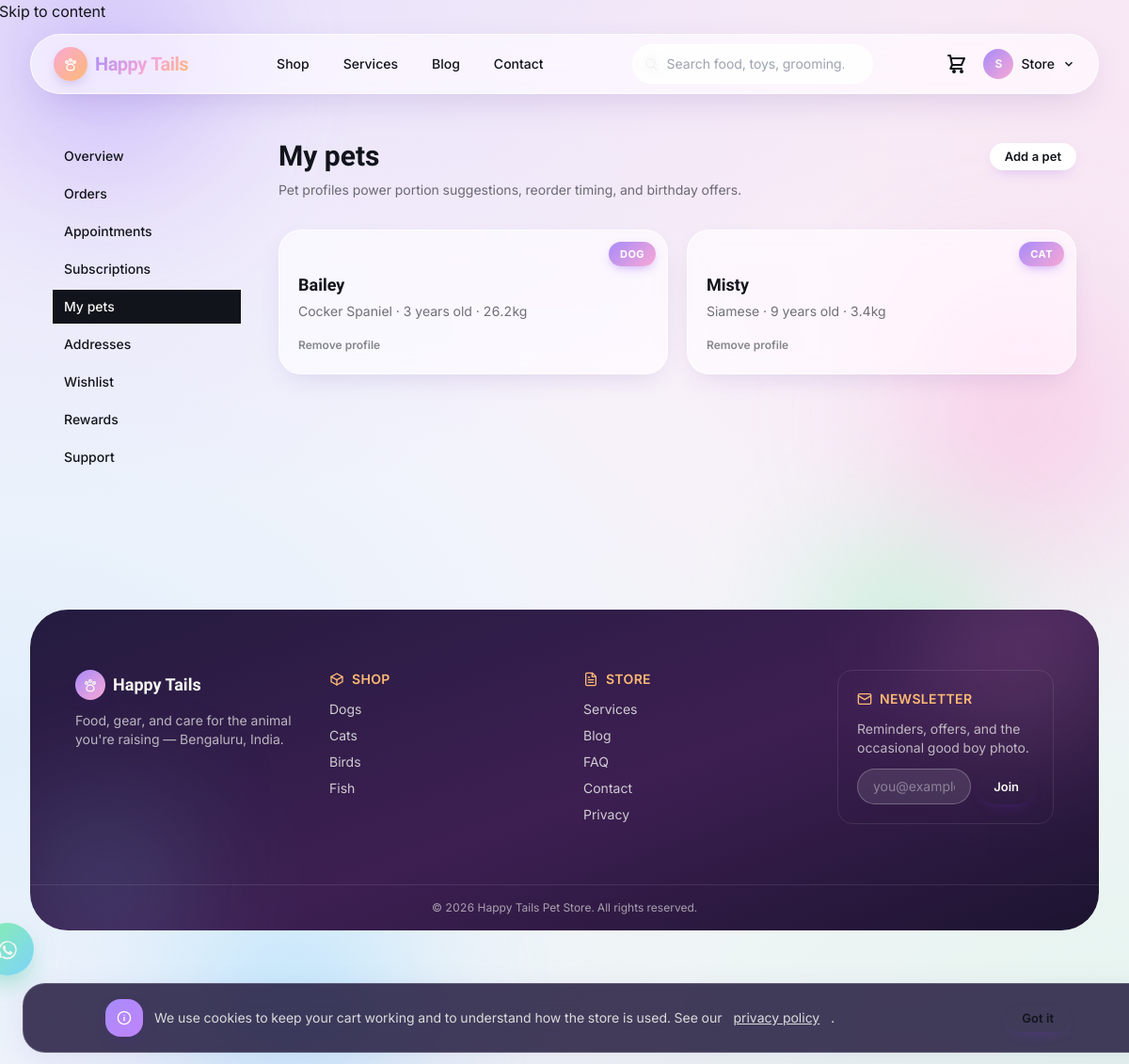
/account/pets (signed in), run on the app's committed database.
### tables this page shows
CREATE TABLE users (
    id INTEGER PRIMARY KEY AUTOINCREMENT,
    role_id INT NOT NULL,
    name VARCHAR(150) NOT NULL,
    email VARCHAR(191) NOT NULL,
    phone VARCHAR(20) NULL,
    referral_code VARCHAR(20) NULL,
    google_id VARCHAR(50) NULL,
    password_hash VARCHAR(255) NULL,
    is_active INTEGER NOT NULL DEFAULT 1,
    email_verified_at DATETIME NULL,
    two_factor_secret VARCHAR(191) NULL,
    two_factor_enabled INTEGER NOT NULL DEFAULT 0,
    must_reset_password INTEGER NOT NULL DEFAULT 0,
    last_login_at DATETIME NULL,
    last_login_ip VARCHAR(45) NULL,
    created_at DATETIME NOT NULL,
    updated_at DATETIME NOT NULL,
    deleted_at DATETIME NULL,
    CONSTRAINT users_role_fk FOREIGN KEY (role_id) REFERENCES roles(id)
    );

CREATE TABLE pets (
    id INTEGER PRIMARY KEY AUTOINCREMENT,
    user_id INT NOT NULL,
    name VARCHAR(100) NOT NULL,
    species TEXT NOT NULL CHECK (species IN ('dog','cat','bird','fish','small_pet','other')),
    breed VARCHAR(100) NULL,
    sex TEXT NOT NULL DEFAULT 'unknown' CHECK (sex IN ('male','female','unknown')),
    birthday DATE NULL,
    weight_grams INT NULL,
    allergies VARCHAR(500) NULL,
    photo_path VARCHAR(255) NULL,
    notes VARCHAR(500) NULL,
    created_at DATETIME NOT NULL,
    updated_at DATETIME NOT NULL,
    deleted_at DATETIME NULL,
    CONSTRAINT pets_user_fk FOREIGN KEY (user_id) REFERENCES users(id) ON DELETE CASCADE
    );

### app/Views/site/account/pets.php (the view, shortened to what the rows shown need)
<section class="mx-auto max-w-6xl px-4 sm:px-6 lg:px-8 py-12" x-data="{ showForm: <?= $pets === [] ? 'true' : 'false' ?> }">
  <div class="grid lg:grid-cols-[200px_1fr] gap-10">
    <div>
      <div class="flex items-center justify-between">
        <h1 class="font-display text-3xl font-bold">My pets</h1>
        <button type="button" @click="showForm = !showForm" class="btn btn-secondary btn-sm">
          <span x-text="showForm ? 'Cancel' : 'Add a pet'"></span>
        </button>
      </div>
      <p class="mt-2 text-ink/60 text-sm">Pet profiles power portion suggestions, reorder timing, and birthday offers.</p>
      <?php if ($pets !== []): ?>
        <div class="mt-8 grid sm:grid-cols-2 gap-5">
          <?php foreach ($pets as $pet): ?>
            <div class="card-tag p-5">
              <div class="card-tag__tab"><?= e(ucfirst($pet['species'])) ?></div>
              <p class="font-display text-lg font-semibold mt-6"><?= e($pet['name']) ?></p>
              <p class="text-sm text-ink/60 mt-1">
                <?= e($pet['breed'] ?? 'Breed not set') ?>
                <?php $age = \App\Models\Pet::ageLabel($pet['birthday']); ?>
                <?php if ($age): ?> &middot; <?= e($age) ?><?php endif; ?>
                <?php if ($pet['weight_grams']): ?> &middot; <?= number_format($pet['weight_grams'] / 1000, 1) ?>kg<?php endif; ?>
              </p>
              <form method="POST" action="/account/pets/<?= (int) $pet['id'] ?>/delete" class="mt-3">
                <button type="submit" class="text-xs font-semibold text-ink/50 hover:text-leash">Remove profile</button>
              </form>
            </div>
          <?php endforeach; ?>
        </div>
      <?php endif; ?>
    </div>
  </div>
</section>

### app/Core/Router.php (shortened to what the rows shown need)
<?php
final class Router
{
    private array $routes = [
        'GET' => [], 'POST' => [], 'PUT' => [], 'PATCH' => [], 'DELETE' => [],
    ];
    private string $groupPrefix = '';
    private array $groupMiddleware = [];
    public function group(array $attrs, callable $callback): void
    {
        $previousPrefix = $this->groupPrefix;
        $previousMiddleware = $this->groupMiddleware;
        $this->groupPrefix = $previousPrefix . ($attrs['prefix'] ?? '');
        $this->groupMiddleware = [...$previousMiddleware, ...($attrs['middleware'] ?? [])];
        $this->groupPrefix = $previousPrefix;
        $this->groupMiddleware = $previousMiddleware;
    }
    private function add(string $method, string $uri, mixed $handler, array $middleware): void
    {
        $uri = $this->groupPrefix . $uri;
        $uri = '/' . trim($uri, '/');
        $paramNames = [];
        $pattern = preg_replace_callback('#\{([a-zA-Z_][a-zA-Z0-9_]*)\}#', static function (array $m) use (&$paramNames) {
            $paramNames[] = $m[1];
            return '([^/]+)';
        }, $uri);
        $this->routes[$method][] = [
            'uri' => $uri,
            'pattern' => '#^' . $pattern . '$#',
            'handler' => $handler,
            'middleware' => [...$this->groupMiddleware, ...$middleware],
            'params' => $paramNames,
        ];
    }
    public function dispatch(Request $request): void
    {
        $method = $request->method();
        $path = $request->path();
        foreach ($this->routes[$method] ?? [] as $route) {
            if (preg_match($route['pattern'], $path, $matches)) {
                array_shift($matches);
                $params = array_combine($route['params'], $matches);
                $pipeline = array_reduce(
                    array_reverse($route['middleware']),
                    fn (callable $next, string $spec) => fn () => $this->resolveMiddleware($spec)->handle($request, $next),
                    fn () => $this->callHandler($route['handler'], $request, $params),
                );
                $pipeline();
                return;
            }
        }
    }
    private function resolveMiddleware(string $spec): object
    {
        $args = [];
        return new $class(...$args);
    }
    private function callHandler(mixed $handler, Request $request, array $params): mixed
    {
        if (is_array($handler)) {
            [$class, $method] = $handler;
            $controller = new $class();
            return $controller->{$method}($request, ...array_values($params));
        }
        throw new \RuntimeException('Invalid route handler');
    }
}

### app/Views/layouts/site.php (shortened to what the rows shown need)
<!doctype html>
<html lang="en">
<head>
<script src="https://cdn.tailwindcss.com"></script>
<link rel="stylesheet" href="/assets/css/app.css">
</head>
<body class="site-shell text-ink font-sans antialiased">
<div class="site-blob-layer" aria-hidden="true">
  <div class="site-blob site-blob--1"></div>
  <div class="site-blob site-blob--2"></div>
  <div class="site-blob site-blob--3"></div>
  <div class="site-blob site-blob--4"></div>
</div>
<a href="#main" class="sr-only focus:not-sr-only focus:absolute focus:top-2 focus:left-2 focus:z-50 focus:bg-leash focus:text-paper focus:px-4 focus:py-2">Skip to content</a>
<?php
  $cartItemCount = 0;
?>
<header class="sticky top-0 z-40 px-3 sm:px-6 lg:px-8 pt-3" x-data="{ open: false }">
  <div class="mx-auto max-w-7xl">
    <div class="site-nav flex h-16 items-center justify-between rounded-full px-4 sm:px-6 transition-shadow duration-300">
      <a href="/" class="flex items-center gap-2 font-display text-xl font-bold tracking-tight">
        <span class="icon-chip icon-chip-leash !w-9 !h-9 !rounded-full"><?= icon('paw', 'h-4 w-4') ?></span>
        <span class="text-gradient">Happy&nbsp;Tails</span>
      </a>
      <nav class="hidden md:flex items-center gap-1 text-sm font-medium" aria-label="Primary">
        <a href="/shop" class="rounded-full px-4 py-2 transition-colors duration-200 hover:bg-white/60 hover:text-[#7c3aed]">Shop</a>
        <a href="/services" class="rounded-full px-4 py-2 transition-colors duration-200 hover:bg-white/60 hover:text-[#7c3aed]">Services</a>
        <a href="/blog" class="rounded-full px-4 py-2 transition-colors duration-200 hover:bg-white/60 hover:text-[#7c3aed]">Blog</a>
        <a href="/contact" class="rounded-full px-4 py-2 transition-colors duration-200 hover:bg-white/60 hover:text-[#7c3aed]">Contact</a>
      </nav>
      <div class="hidden md:block relative w-64"
           x-data="{ q: '', results: [], open: false, timer: null,
                      search() { clearTimeout(this.timer); this.timer = setTimeout(async () => {
                        if (this.q.length < 2) { this.results = []; return; }
                        const res = await fetch('/api/v1/search/autocomplete?q=' + encodeURIComponent(this.q));
                        const data = await res.json();
                        this.results = data.results; this.open = true;
                      }, 200); } }"
           @click.outside="open = false">
        <span class="pointer-events-none absolute left-3 top-1/2 -translate-y-1/2 text-ink/40"><?= icon('search', 'h-4 w-4') ?></span>
        <input id="site-search" type="search" x-model="q" @input="search()" @focus="open = results.length > 0"
               placeholder="Search food, toys, grooming…" autocomplete="off"
               class="input !rounded-full pl-9 !bg-white/70 !border-white/80 text-sm">
      </div>
      <div class="flex items-center gap-4">
        <a href="/cart" class="relative flex items-center justify-center text-ink hover:text-[#7c3aed] transition-colors duration-150" aria-label="Cart<?= $cartItemCount > 0 ? ' — ' . $cartItemCount . ' item' . ($cartItemCount === 1 ? '' : 's') : '' ?>">
          <?= icon('cart', 'h-6 w-6') ?>
        </a>
        <?php if (auth()->check()): ?>
          <?php $navUser = auth()->user(); ?>
          <div class="relative" x-data="{ userMenuOpen: false }" @click.outside="userMenuOpen = false" @keydown.escape="userMenuOpen = false">
            <button type="button" @click="userMenuOpen = !userMenuOpen" :aria-expanded="userMenuOpen" aria-haspopup="true"
                    class="flex items-center gap-2 hover:text-[#7c3aed] transition-colors duration-150">
              <span class="flex h-8 w-8 shrink-0 items-center justify-center rounded-full text-paper text-xs font-bold" style="background: linear-gradient(135deg, var(--lav), var(--blush));" aria-hidden="true">
                <?= e(mb_strtoupper(mb_substr($navUser['name'], 0, 1))) ?>
              </span>
              <span class="hidden lg:inline text-sm font-medium max-w-[8rem] truncate"><?= e(explode(' ', (string) $navUser['name'])[0]) ?></span>
              <svg width="14" height="14" viewBox="0 0 24 24" fill="none" stroke="currentColor" stroke-width="2.5" aria-hidden="true"
                   class="hidden lg:block transition-transform duration-150" :class="userMenuOpen ? 'rotate-180' : ''">
                <path d="M6 9l6 6 6-6"/>
              </svg>
            </button>
          </div>
        <?php else: ?>
          <a href="/account/login" class="btn btn-primary btn-sm">Login</a>
        <?php endif; ?>
      </div>
    </div>
  </div>
</header>
<main id="main">
<?= \App\Core\View::section('content') ?>
</main>
<footer class="mt-24 mx-3 sm:mx-6 lg:mx-8 mb-3 rounded-[2.5rem] text-paper overflow-hidden relative" style="background: linear-gradient(160deg, #241b3f, #3d1f52 55%, #1c1430);">
  <div class="pointer-events-none absolute -top-24 -right-16 w-72 h-72 rounded-full opacity-25 blur-3xl" style="background: radial-gradient(circle, var(--blush), transparent 70%);"></div>
  <div class="pointer-events-none absolute -bottom-24 -left-16 w-72 h-72 rounded-full opacity-25 blur-3xl" style="background: radial-gradient(circle, var(--skyb), transparent 70%);"></div>
  <div class="relative mx-auto max-w-7xl px-6 sm:px-10 lg:px-12 py-16 grid grid-cols-1 md:grid-cols-4 gap-10">
    <div>
      <p class="flex items-center gap-2 font-display text-lg font-bold">
        <span class="icon-chip !w-8 !h-8" style="background: linear-gradient(135deg, var(--lav), var(--blush));"><?= icon('paw', 'h-4 w-4') ?></span>
        Happy Tails
      </p>
      <p class="mt-3 text-sm text-paper/70">Food, gear, and care for the animal you're raising — Bengaluru, India.</p>
    </div>
    <div>
      <p class="flex items-center gap-2 text-sm font-semibold uppercase tracking-wide" style="color: var(--peach);"><?= icon('box', 'h-4 w-4') ?> Shop</p>
      <ul class="mt-3 space-y-2 text-sm text-paper/80">
        <li><a href="/shop?pet=dog" class="hover:text-paper">Dogs</a></li>
        <li><a href="/shop?pet=cat" class="hover:text-paper">Cats</a></li>
        <li><a href="/shop?pet=bird" class="hover:text-paper">Birds</a></li>
        <li><a href="/shop?pet=fish" class="hover:text-paper">Fish</a></li>
      </ul>
    </div>
    <div>
      <p class="flex items-center gap-2 text-sm font-semibold uppercase tracking-wide" style="color: var(--peach);"><?= icon('document', 'h-4 w-4') ?> Store</p>
      <ul class="mt-3 space-y-2 text-sm text-paper/80">
        <li><a href="/services" class="hover:text-paper">Services</a></li>
        <li><a href="/blog" class="hover:text-paper">Blog</a></li>
        <li><a href="/faq" class="hover:text-paper">FAQ</a></li>
        <li><a href="/contact" class="hover:text-paper">Contact</a></li>
        <li><a href="/legal/privacy" class="hover:text-paper">Privacy</a></li>
      </ul>
    </div>
    <div class="rounded-2xl bg-white/8 backdrop-blur p-5 border border-white/10">
      <p class="flex items-center gap-2 text-sm font-semibold uppercase tracking-wide" style="color: var(--peach);"><?= icon('mail', 'h-4 w-4') ?> Newsletter</p>
      <p class="mt-3 text-sm text-paper/70">Reminders, offers, and the occasional good boy photo.</p>
      <form method="POST" action="/newsletter/subscribe" class="mt-3 flex gap-2">
        <input id="newsletter-email" type="email" name="email" required placeholder="you@example.com"
               class="min-w-0 flex-1 rounded-full border border-white/25 bg-white/10 px-4 py-2 text-sm placeholder:text-paper/40 focus:border-white/60 outline-none">
        <button type="submit" class="btn btn-sm shrink-0">Join</button>
      </form>
    </div>
  </div>
  <div class="relative border-t border-white/10 py-4 text-center text-xs text-paper/60">
    &copy; <?= date('Y') ?> Happy Tails Pet Store. All rights reserved.
  </div>
</footer>
<a href="https://wa.me/910000000000" target="_blank" rel="noopener" aria-label="Chat on WhatsApp"
   class="pulse-ring soft-drift fixed bottom-5 right-5 z-40 flex h-14 w-14 items-center justify-center rounded-full text-paper shadow-lg hover:scale-110 transition-transform duration-150"
   style="background: linear-gradient(135deg, var(--mint), var(--skyb)); box-shadow: 0 12px 28px -8px rgba(16,185,129,0.5);">
</a>
<div x-data="{ visible: !localStorage.getItem('petshop_cookie_consent') }" x-show="visible" x-cloak x-transition.origin.bottom
     class="glass fixed inset-x-3 sm:inset-x-6 bottom-3 z-50 rounded-3xl px-5 py-4 sm:px-6" style="background: rgba(36, 27, 63, 0.85); border-color: rgba(255,255,255,0.15);">
  <div class="mx-auto max-w-5xl flex flex-col sm:flex-row items-center justify-between gap-3">
    <p class="flex items-center gap-3 text-sm text-paper/85">
      <span class="icon-chip icon-chip-plum shrink-0"><?= icon('info', 'h-4 w-4') ?></span>
      We use cookies to keep your cart working and to understand how the store is used. See our <a href="/legal/privacy" class="underline">privacy policy</a>.
    </p>
    <button type="button" @click="localStorage.setItem('petshop_cookie_consent','1'); visible = false"
            class="btn btn-sm shrink-0">Got it</button>
  </div>
</div>
</body>
</html>

### data on the page
users: name "S", name "Store"
pets: species "DOG", name "Bailey", breed "Cocker Spaniel", birthday "3 years old", $pet['weight_grams']/1000 "26.2"
pets: species "CAT", name "Misty", breed "Siamese", birthday "9 years old", $pet['weight_grams']/1000 "3.4"

### other printed values
$label "Overview"
$label "Orders"
$label "Appointments"
$label "Subscriptions"
$label "My pets"
$label "Addresses"
$label "Wishlist"
$label "Rewards"
$label "Support"
